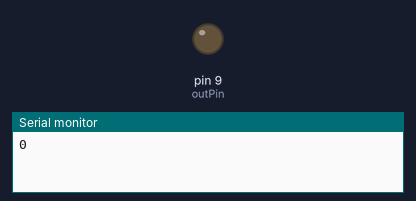
Simulated run of this sketch. Board: Arduino Uno, built with avr-gcc and run on an emulated ATmega328P. Parts: output pins drawn as LEDs (lit = HIGH), the last lines printed to the serial monitor.

Above: at 0.05 s.
At 4.0 s:
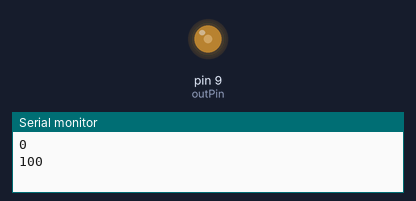
Timing chart, 0 to 5.2 s (numbered marks = the images above):
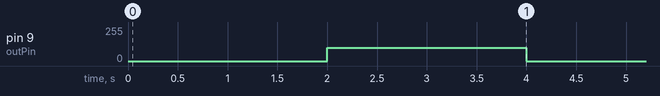

Measured:
- by itself, pin 9 (outPin): alternates 100/255 for 2.0 s and 0/255 for 2.0 s

The sketch:

brake.ino
```cpp
const int outPin = 9;        // pin9 that the Brake control is attached to

// variables:
int sensorValue = 0;         // the sensor value
void setup() {
  pinMode(outPin, OUTPUT);
  //digitalWrite(outPin, LOW);
  analogWrite(outPin, LOW);
  Serial.begin(9600);
}

void loop() {
  // read the from ROS command:
  sensorValue = 0;//replace this with ROS read command
 // sensorValue = map(sensorValue, 0, 255, 50, 170);
  // please don't remove the line below
  Serial.println(sensorValue);
 // sensorValue = constrain(sensorValue, 50, 170);
  analogWrite(outPin, sensorValue);
  delay(2000);

  sensorValue = 100;//replace this with ROS read command
 // sensorValue = map(sensorValue, 0, 255, 50, 170);
  // please don't remove the line below
  Serial.println(sensorValue);
 // sensorValue = constrain(sensorValue, 50, 170);
  analogWrite(outPin, sensorValue);
delay(2000);

}
```
